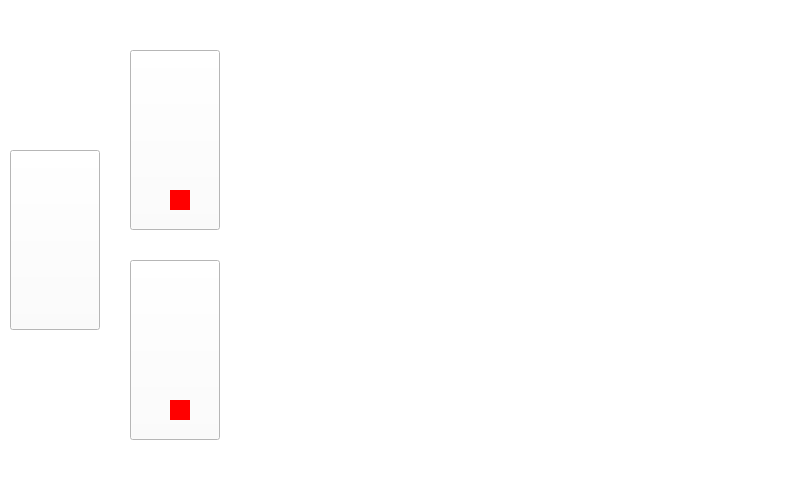
<?xml version="1.0" encoding="UTF-8"?>
<ui version="4.0">
 <class>Form_Choose</class>
 <widget class="QWidget" name="Form_Choose">
  <property name="geometry">
   <rect>
    <x>0</x>
    <y>0</y>
    <width>800</width>
    <height>480</height>
   </rect>
  </property>
  <property name="minimumSize">
   <size>
    <width>800</width>
    <height>480</height>
   </size>
  </property>
  <property name="maximumSize">
   <size>
    <width>800</width>
    <height>480</height>
   </size>
  </property>
  <property name="windowTitle">
   <string>Form</string>
  </property>
  <property name="styleSheet">
   <string notr="true">background-color: rgb(255, 255, 255);</string>
  </property>
  <widget class="QPushButton" name="editbutton">
   <property name="geometry">
    <rect>
     <x>130</x>
     <y>50</y>
     <width>90</width>
     <height>180</height>
    </rect>
   </property>
   <property name="styleSheet">
    <string notr="true">border-image: url(:/new/src/img/updatebutton.jpg);</string>
   </property>
   <property name="text">
    <string/>
   </property>
  </widget>
  <widget class="QPushButton" name="backbutton">
   <property name="geometry">
    <rect>
     <x>10</x>
     <y>150</y>
     <width>90</width>
     <height>180</height>
    </rect>
   </property>
   <property name="styleSheet">
    <string notr="true">border-image: url(:/new/src/img/backbutton.jpg);</string>
   </property>
   <property name="text">
    <string/>
   </property>
  </widget>
  <widget class="QLabel" name="usernumlabel">
   <property name="geometry">
    <rect>
     <x>470</x>
     <y>140</y>
     <width>200</width>
     <height>200</height>
    </rect>
   </property>
   <property name="minimumSize">
    <size>
     <width>200</width>
     <height>200</height>
    </size>
   </property>
   <property name="maximumSize">
    <size>
     <width>200</width>
     <height>200</height>
    </size>
   </property>
   <property name="styleSheet">
    <string notr="true">background-color: rgb(255, 255, 255);</string>
   </property>
   <property name="text">
    <string/>
   </property>
   <property name="alignment">
    <set>Qt::AlignCenter</set>
   </property>
  </widget>
  <widget class="QPushButton" name="deletebutton">
   <property name="geometry">
    <rect>
     <x>130</x>
     <y>260</y>
     <width>90</width>
     <height>180</height>
    </rect>
   </property>
   <property name="styleSheet">
    <string notr="true">border-image: url(:/new/src/img/deletebutton.jpg);</string>
   </property>
   <property name="text">
    <string/>
   </property>
  </widget>
  <widget class="QLabel" name="editchosen">
   <property name="geometry">
    <rect>
     <x>170</x>
     <y>190</y>
     <width>20</width>
     <height>20</height>
    </rect>
   </property>
   <property name="styleSheet">
    <string notr="true">background-color: rgb(255, 0, 0);</string>
   </property>
   <property name="text">
    <string/>
   </property>
  </widget>
  <widget class="QLabel" name="deletechosen">
   <property name="geometry">
    <rect>
     <x>170</x>
     <y>400</y>
     <width>20</width>
     <height>20</height>
    </rect>
   </property>
   <property name="styleSheet">
    <string notr="true">background-color: rgb(255, 0, 0);</string>
   </property>
   <property name="text">
    <string/>
   </property>
  </widget>
 </widget>
 <resources/>
 <connections/>
</ui>
